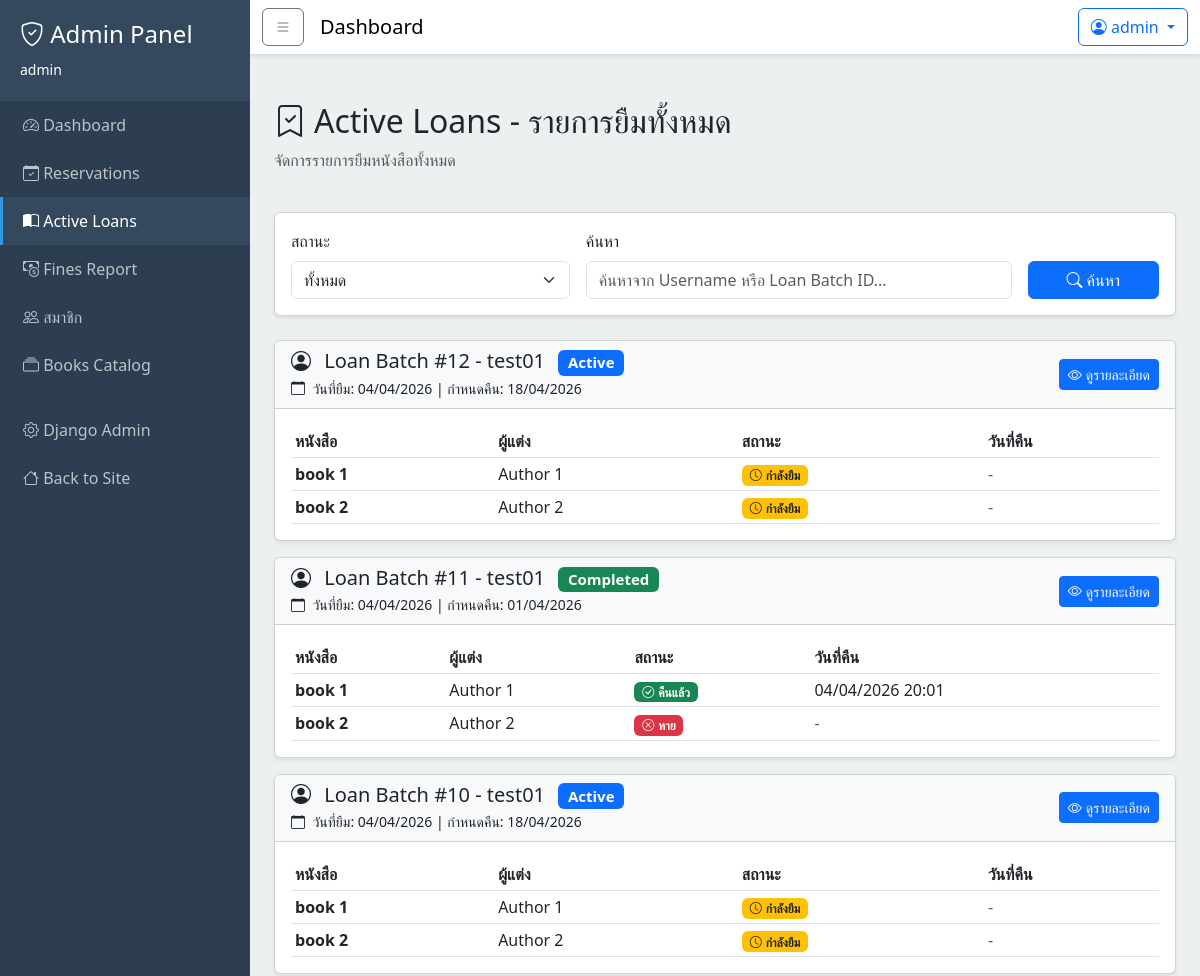
Before: /loans/admin/active/ (signed in, upper part) with the older database file.
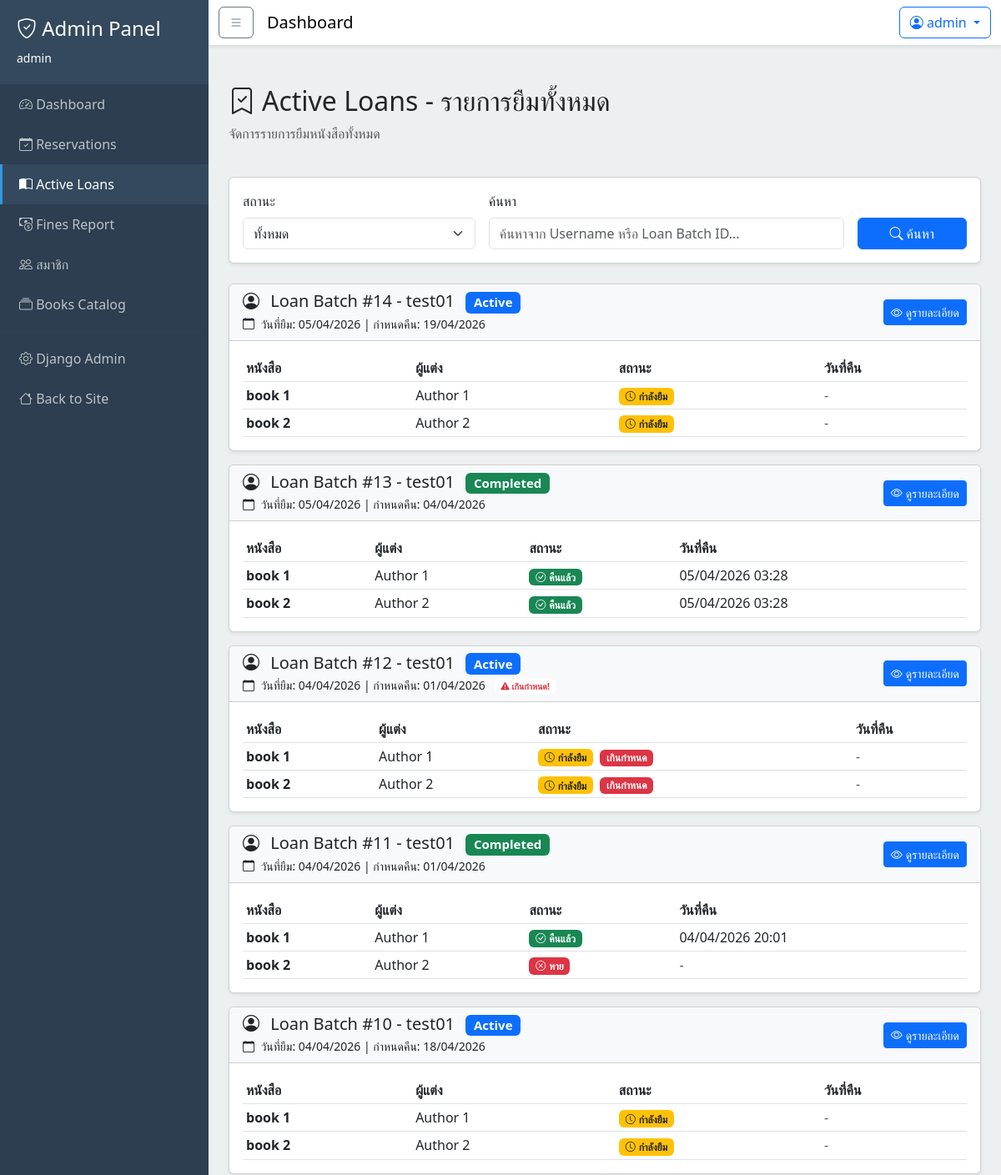
After: the same page with the newer database file.
### loans/models.py (models this page shows, shortened)
class LoanBatch(models.Model):
    STATUS_CHOICES = [
        ('active', 'Active'),
        ('completed', 'Completed'),
    ]
    user = models.ForeignKey(
        settings.AUTH_USER_MODEL,
        on_delete=models.CASCADE,
        related_name='loan_batches'
    )
    status = models.CharField(
        max_length=20,
        choices=STATUS_CHOICES,
        default='active'
    )
    due_date = models.DateTimeField(null=True, blank=True)
    updated_at = models.DateTimeField(auto_now=True)
    created_at = models.DateTimeField(auto_now_add=True)
    class Meta:
        db_table = 'loan_batches'
        verbose_name = 'Loan Batch'
        verbose_name_plural = 'Loan Batches'
        ordering = ['-created_at']

class LoanItem(models.Model):
    STATUS_CHOICES = [
        ('borrowed', 'Borrowed'),
        ('returned', 'Returned'),
        ('lost', 'Lost'),
    ]
    book = models.ForeignKey(
        Book,
        on_delete=models.CASCADE,
        related_name='loan_items'
    )
    loan_batch = models.ForeignKey(
        LoanBatch,
        on_delete=models.CASCADE,
        related_name='loan_items'
    )
    reservation = models.OneToOneField(
        Reservation,
        on_delete=models.SET_NULL,
        null=True,
        blank=True,
        related_name='loan_item'
    )
    status = models.CharField(
        max_length=20,
        choices=STATUS_CHOICES,
        default='borrowed'
    )
    returned_at = models.DateTimeField(null=True, blank=True)
    updated_at = models.DateTimeField(auto_now=True)
    created_at = models.DateTimeField(auto_now_add=True)
    class Meta:
        db_table = 'loan_items'
        verbose_name = 'Loan Item'
        verbose_name_plural = 'Loan Items'
        ordering = ['-created_at']

### users/models.py (models this page shows, shortened)
class User(AbstractUser):
    phone_number = models.CharField(max_length=10, null=True, blank=True)

### books/models.py (models this page shows, shortened)
class Book(models.Model):
    id = models.AutoField(primary_key=True)
    title = models.CharField(max_length=255)
    description = models.TextField(null=True, blank=True)
    image_url = models.ImageField(
        upload_to="books/covers/",
        max_length=255,
        null=True,
        blank=True,
    )
    total_quantity = models.IntegerField(default=0)
    available_quantity = models.IntegerField(default=0)
    publish_year = models.IntegerField(null=True, blank=True)
    publisher = models.ForeignKey(
        "Publisher",
        on_delete=models.SET_NULL,
        null=True,
        blank=True,
    )
    authors = models.ManyToManyField(
        "Author",
        through="BookAuthor",
        related_name="books",
    )
    categories = models.ManyToManyField(
        "Category",
        through="BookCategory",
        related_name="books",
    )
    updated_at = models.DateTimeField(auto_now=True)
    created_at = models.DateTimeField(auto_now_add=True)
    class Meta:
        db_table = "books"
        verbose_name = "Book"
        verbose_name_plural = "Books"
        constraints = [
            models.CheckConstraint(
                check=Q(total_quantity__gte=0),
                name="check_books_total_quantity_gte_0",
            ),
            models.CheckConstraint(
                check=Q(available_quantity__gte=0),
                name="check_books_available_quantity_gte_0",
            ),
            models.CheckConstraint(
                check=Q(publish_year__isnull=True) | Q(publish_year__gte=0),
                name="check_books_publish_year_gte_0_or_null",
            ),
        ]

class Author(models.Model):
    id = models.AutoField(primary_key=True)
    name = models.CharField(max_length=255)
    updated_at = models.DateTimeField(auto_now=True)
    created_at = models.DateTimeField(auto_now_add=True)
    class Meta:
        db_table = "authors"
        verbose_name = "Author"
        verbose_name_plural = "Authors"
    def __str__(self) -> str:
        return self.name

### loans/views.py (the view)
# urls.py: path('admin/active/', views.active_loans_view, name='active_loans'),
@login_required
@user_passes_test(is_staff)
def active_loans_view(request):
    status_filter = request.GET.get('status', 'all')
    search_query = request.GET.get('search', '')
    loan_batches = LoanBatch.objects.select_related('user').prefetch_related(
        'loan_items__book__authors',
        'loan_items__book__publisher'
    )
    if status_filter and status_filter != 'all':
        loan_batches = loan_batches.filter(status=status_filter)
    if search_query:
        q_filter = Q(user__username__icontains=search_query)
        if search_query.isdigit():
            q_filter |= Q(id=int(search_query))
        loan_batches = loan_batches.filter(q_filter).distinct()
    loan_batches = loan_batches.order_by('-created_at')
    now = timezone.now()
    for batch in loan_batches:
        batch.is_overdue = batch.status == 'active' and batch.due_date and batch.due_date < now
        for item in batch.loan_items.all():
            item.is_overdue = batch.is_overdue and item.status == 'borrowed'
    context = {
        'loan_batches': loan_batches,
        'status_filter': status_filter,
        'search_query': search_query,
    }
    return render(request, 'loans/active_loans.html', context)

### books/cart.py (called while the page is built)
    def count(self):
        return len(self.cart)

### books/context_processors.py (called while the page is built)
def cart_context(request):
    cart = Cart(request)
    return {
        'cart_count': cart.count()
    }

### loans/views.py (called while the page is built)
def is_staff(user):
    return user.is_staff

### templates/loans/active_loans.html (shortened to what the changed rows need)
{% extends 'base_admin.html' %}
{% block content %}
    <div class="container-fluid py-4">
        <div class="row mb-4">
            <div class="col">
                <h2>
                    <i class="bi bi-bookmark-check me-2"></i>Active Loans - รายการยืมทั้งหมด
                </h2>
            </div>
        </div>
        {% if loan_batches %}
            <div class="row">
                <div class="col">
                    {% for batch in loan_batches %}
                        <div class="card shadow-sm mb-3">
                            <div class="card-header bg-light">
                                <div class="row align-items-center">
                                    <div class="col-md-8">
                                        <h5 class="mb-0">
                                            <i class="bi bi-person-circle me-2"></i>
                                            Loan Batch #{{ batch.id }} - {{ batch.user.get_full_name|default:batch.user.username }}
                                            {% if batch.status == 'active' %}
                                                <span class="badge bg-primary ms-2">Active</span>
                                            {% elif batch.status == 'completed' %}
                                                <span class="badge bg-success ms-2">Completed</span>
                                            {% endif %}
                                        </h5>
                                        <small>
                                            <i class="bi bi-calendar me-1"></i>
                                            วันที่ยืม: {{ batch.created_at|date:"d/m/Y" }}
                                            {% if batch.due_date %}
                                                | กำหนดคืน: {{ batch.due_date|date:"d/m/Y" }}
                                                {% if batch.is_overdue %}
                                                    <span class="badge bg-white text-danger ms-2">
                                                        <i class="bi bi-exclamation-triangle-fill"></i> เกินกำหนด!
                                                    </span>
                                                {% endif %}
                                            {% endif %}
                                        </small>
                                    </div>
                                    <div class="col-md-4 text-end">
                                        <a href="{% url 'loans:loan_detail' batch.id %}"
                                           class="btn btn-sm btn-primary">
                                            <i class="bi bi-eye me-1"></i>ดูรายละเอียด
                                        </a>
                                    </div>
                                </div>
                            </div>
                            <div class="card-body">
                                <div class="table-responsive">
                                    <table class="table table-sm mb-0">
                                        <thead>
                                            <tr>
                                                <th>หนังสือ</th>
                                                <th>ผู้แต่ง</th>
                                                <th>สถานะ</th>
                                                <th>วันที่คืน</th>
                                            </tr>
                                        </thead>
                                        <tbody>
                                            {% for item in batch.loan_items.all %}
                                                <tr>
                                                    <td>
                                                        <strong>{{ item.book.title }}</strong>
                                                    </td>
                                                    <td>
                                                        {% if item.book.authors.exists %}
                                                            {{ item.book.authors.all|join:", " }}
                                                        {% else %}
                                                            -
                                                        {% endif %}
                                                    </td>
                                                    <td>
                                                        {% if item.status == 'borrowed' %}
                                                            <span class="badge bg-warning text-dark">
                                                                <i class="bi bi-clock me-1"></i>กำลังยืม
                                                            </span>
                                                            {% if item.is_overdue %}<span class="badge bg-danger ms-1">เกินกำหนด</span>{% endif %}
                                                        {% elif item.status == 'returned' %}
                                                            <span class="badge bg-success">
                                                                <i class="bi bi-check-circle me-1"></i>คืนแล้ว
                                                            </span>
                                                        {% elif item.status == 'lost' %}
                                                            <span class="badge bg-danger">
                                                                <i class="bi bi-x-circle me-1"></i>หาย
                                                            </span>
                                                        {% endif %}
                                                    </td>
                                                    <td>
                                                        {% if item.returned_at %}
                                                            {{ item.returned_at|date:"d/m/Y H:i" }}
                                                        {% else %}
                                                            <span class="text-muted">-</span>
                                                        {% endif %}
                                                    </td>
                                                </tr>
                                            {% endfor %}
                                        </tbody>
                                    </table>
                                </div>
                            </div>
                        </div>
                    {% endfor %}
                </div>
            </div>
        {% endif %}
    </div>
{% endblock %}

Changed rows visible on the page:
added LoanBatch: id "14", user.get_full_name "test01", status "Active", created_at "05/04/2026", due_date "19/04/2026"
added LoanItem: book "book 1", book.authors.all "Author 1", status "borrowed" (drawn), shown under "14"
added LoanItem: book "book 2", book.authors.all "Author 2", status "borrowed" (drawn), shown under "14"
added LoanBatch: id "13", user.get_full_name "test01", status "Completed", created_at "05/04/2026", due_date "04/04/2026"
added LoanItem: book "book 1", book.authors.all "Author 1", status "returned" (drawn), returned_at "05/04/2026 03:28", shown under "13"
added LoanItem: book "book 2", book.authors.all "Author 2", status "returned" (drawn), returned_at "05/04/2026 03:28", shown under "13"
changed LoanBatch id 12: due_date "18/04/2026" → "01/04/2026"; now shows "เกินกำหนด!"
shown differently, row unchanged: LoanItem (number 5 of 10 on the later page): now shows "เกินกำหนด"
shown differently, row unchanged: LoanItem (number 6 of 10 on the later page): now shows "เกินกำหนด"
